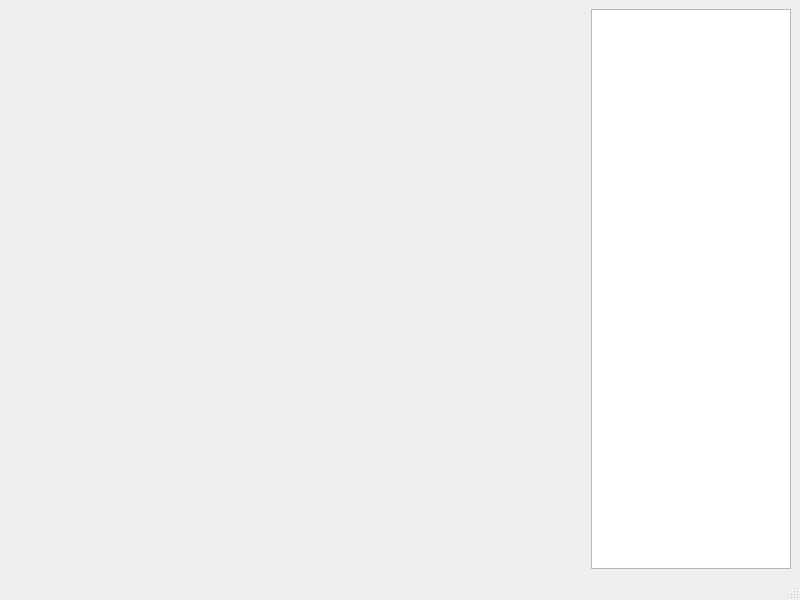
<?xml version="1.0" encoding="UTF-8"?>
<ui version="4.0">
 <class>MainWindow</class>
 <widget class="QMainWindow" name="MainWindow">
  <property name="geometry">
   <rect>
    <x>0</x>
    <y>0</y>
    <width>800</width>
    <height>600</height>
   </rect>
  </property>
  <property name="windowTitle">
   <string>MainWindow</string>
  </property>
  <widget class="QWidget" name="centralwidget">
   <layout class="QGridLayout" name="gridLayout">
    <item row="0" column="0">
     <widget class="QWidget" name="mplwindow" native="true">
      <layout class="QVBoxLayout" name="mplvl"/>
     </widget>
    </item>
    <item row="0" column="1">
     <widget class="QListWidget" name="mplfigs">
      <property name="sizePolicy">
       <sizepolicy hsizetype="Maximum" vsizetype="Expanding">
        <horstretch>0</horstretch>
        <verstretch>0</verstretch>
       </sizepolicy>
      </property>
      <property name="maximumSize">
       <size>
        <width>200</width>
        <height>16777215</height>
       </size>
      </property>
     </widget>
    </item>
   </layout>
  </widget>
  <widget class="QMenuBar" name="menubar">
   <property name="geometry">
    <rect>
     <x>0</x>
     <y>0</y>
     <width>800</width>
     <height>21</height>
    </rect>
   </property>
  </widget>
  <widget class="QStatusBar" name="statusbar"/>
 </widget>
 <resources/>
 <connections/>
</ui>
